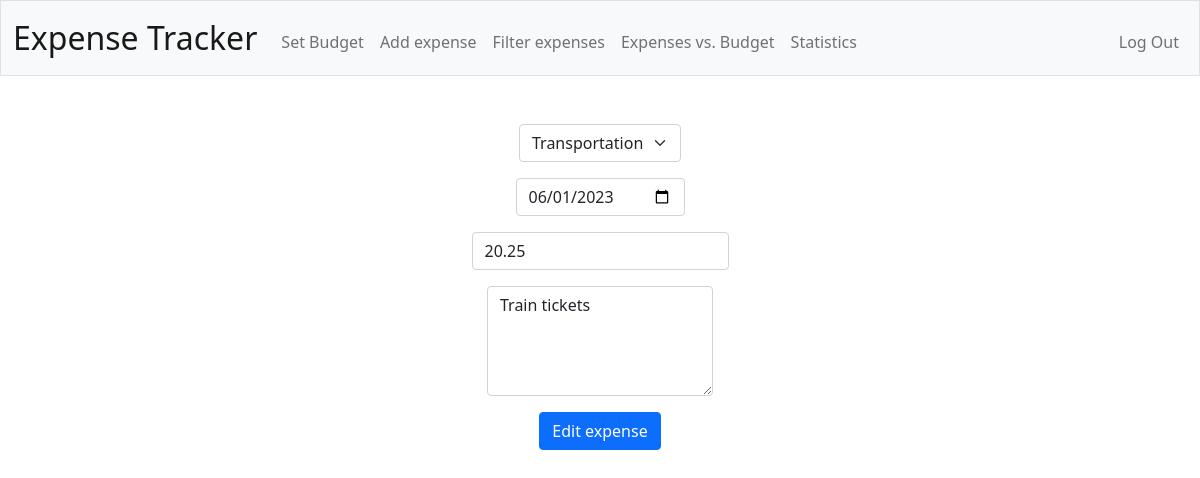
The app's page /expense-edit/2 (signed in) with its own data.
### tables this page shows
CREATE TABLE categories (
    id INTEGER PRIMARY KEY AUTOINCREMENT,
    name TEXT NOT NULL
);

CREATE TABLE expenses (
    id INTEGER PRIMARY KEY AUTOINCREMENT,
    user_id INTEGER NOT NULL,
    date DATE NOT NULL,
    category_id INTEGER NOT NULL,
    amount REAL NOT NULL,
    description TEXT,
    FOREIGN KEY (user_id) REFERENCES users (id),
    FOREIGN KEY (category_id) REFERENCES categories (id)
);

### app.py (the view)
@app.route("/expense-edit/<int:expense_id>", methods=["GET", "POST"])
@login_required
def expense_edit(expense_id):
    user_id = session["user_id"]
    expense_data = db.execute("SELECT e.*, c.name AS category FROM expenses e JOIN categories c ON e.category_id = c.id WHERE e.id = ? AND e.user_id = ?", expense_id, user_id)
    expense = expense_data[0]
    if not expense:
        return apology("expense not found", 403)
    if request.method == "POST":
        expense_date = expense["date"]
        expense_amount = expense["amount"]
        expense_category = expense["category_id"]
        expense_description = expense["description"]
        changes = False
        if request.form.get("date"):
            expense_date = request.form.get("date")
            changes = True
        if request.form.get("amount"):
            expense_amount = float(request.form.get("amount"))
            if expense_amount <= 0:
                return apology("amount of expense must be positive", 403)
            changes = True
        if request.form.get("category"):
            expense_category = request.form.get("category")
            changes = True
        if request.form.get("description"):
            expense_description = request.form.get("description")
            changes = True
        if changes:
            db.execute("UPDATE expenses SET date = ?, amount = ?, category_id = ?, description = ? WHERE id = ?", expense_date, expense_amount, expense_category, expense_description, expense_id)
        return redirect("/")
    else:
        categories = get_categories()
        return render_template("expense-edit.html", expense=expense, categories=categories)

### app.py (called while the page is built)
@app.after_request
def after_request(response):
    response.headers["Cache-Control"] = "no-cache, no-store, must-revalidate"
    response.headers["Expires"] = 0
    response.headers["Pragma"] = "no-cache"
    return response

def get_categories():
    categories = db.execute("SELECT * FROM categories")
    if len(categories) <= 0:
        return apology("no categories existing", 403)
    return categories

### helpers.py (called while the page is built)
def login_required(f):
    @wraps(f)
    def decorated_function(*args, **kwargs):
        if session.get("user_id") is None:
            return redirect("/login")
        return f(*args, **kwargs)
    return decorated_function

### templates/expense-edit.html (shortened to what this page needs)
{% extends "layout.html" %}
{% block main %}
    <form action="/expense-edit/{{ expense['id'] }}" method="post">
        <div class="mb-3">
            <select class="form-select mx-auto w-auto" id="category" name="category">
                <option value="{{ expense['category_id'] }}" selected>{{ expense['category'] }}</option>
            </select>
        </div>
        <div class="mb-3">
            <input class="form-control mx-auto w-auto" id="date" name="date" type="date" value="{{ expense['date'] }}">
        </div>
        <div class="mb-3">
            <input autocomplete="off" class="form-control mx-auto w-auto" id="amount" name="amount" min="0" step="0.01" type="number" value="{{ expense['amount'] }}">
        </div>
        <div class="mb-3">
            <textarea class="form-control mx-auto w-auto" id="description" name="description" rows="4">{{ expense['description'] }}</textarea>
        </div>
        <button class="btn btn-primary" type="submit">Edit expense</button>
    </form>
{% endblock %}

### records on screen
categories: category "Transportation"
expenses: date "06/01/2023", amount "20.25", description "Train tickets"
